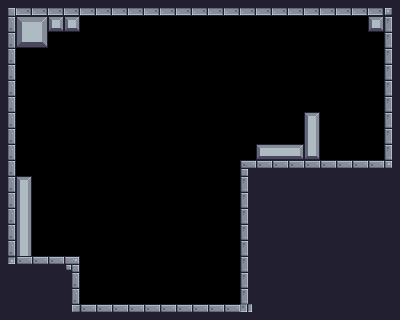

A 2D game scene composited from a Tiled map and its tileset images. What follows is a short description and the map's XML, with every tile layer's data as written:
An orthogonal 25x20 tile map with 16x16 px tiles, 1 tile layer (Tile Layer 1) and 13 objects.

<map version="1.10" tiledversion="1.11.2" orientation="orthogonal" renderorder="right-down" width="25" height="20" tilewidth="16" tileheight="16" infinite="0" nextlayerid="8" nextobjectid="30">
 <editorsettings>
  <export target="level2.lua" format="lua" />
 </editorsettings>
 <properties>
  <property name="background_color" value="Blue" />
 </properties>
 <tileset firstgid="1" name="tile1" tilewidth="16" tileheight="16" tilecount="242" columns="22">
  <image source="../assets/Terrain/Terrain (16x16).png" width="352" height="176" />
 </tileset>
 <layer id="1" name="Tile Layer 1" width="25" height="20">
  <data encoding="csv">
4,3221225474,3221225474,3221225474,3221225474,3221225474,3221225474,3221225474,3221225474,3221225474,3221225474,3221225474,3221225474,3221225474,3221225474,3221225474,3221225474,3221225474,3221225474,3221225474,3221225474,3221225474,3221225474,3221225474,1610612763,
25,124,125,123,123,0,0,0,0,0,0,0,0,0,0,0,0,0,0,0,0,0,0,123,23,
25,146,147,0,0,0,0,0,0,0,0,0,0,0,0,0,0,0,0,0,0,0,0,0,23,
25,0,0,0,0,0,0,0,0,0,0,0,0,0,0,0,0,0,0,0,0,0,0,0,23,
25,0,0,0,0,0,0,0,0,0,0,0,0,0,0,0,0,0,0,0,0,0,0,0,23,
25,0,0,0,0,0,0,0,0,0,0,0,0,0,0,0,0,0,0,0,0,0,0,0,23,
25,0,0,0,0,0,0,0,0,0,0,0,0,0,0,0,0,0,0,0,0,0,0,0,23,
25,0,0,0,0,0,0,0,0,0,0,0,0,0,0,0,0,0,0,104,0,0,0,0,23,
25,0,0,0,0,0,0,0,0,0,0,0,0,0,0,0,0,0,0,126,0,0,0,0,23,
25,0,0,0,0,0,0,0,0,0,0,0,0,0,0,0,101,102,103,148,0,0,0,0,23,
25,0,0,0,0,0,0,0,0,0,0,0,0,0,0,1,2,2,2,2,2,2,2,2,27,
25,104,0,0,0,0,0,0,0,0,0,0,0,0,0,23,24,24,24,24,24,24,24,24,24,
25,126,0,0,0,0,0,0,0,0,0,0,0,0,0,23,24,24,24,24,24,24,24,24,24,
25,126,0,0,0,0,0,0,0,0,0,0,0,0,0,23,24,24,24,24,24,24,24,24,24,
25,126,0,0,0,0,0,0,0,0,0,0,0,0,0,23,24,24,24,24,24,24,24,24,24,
25,126,0,0,0,0,0,0,0,0,0,0,0,0,0,23,24,24,24,24,24,24,24,24,24,
2684354587,2,2,2,3,0,0,0,0,0,0,0,0,0,0,23,24,24,24,24,24,24,24,24,24,
24,24,24,24,25,0,0,0,0,0,0,0,0,0,0,23,24,24,24,24,24,24,24,24,24,
24,24,24,24,25,0,0,0,0,0,0,0,0,0,0,23,24,24,24,24,24,24,24,24,24,
24,24,24,24,1610612740,2,2,2,2,2,2,2,2,2,2,1073741829,24,24,24,24,24,24,24,24,24
</data>
 </layer>
 <objectgroup id="2" name="Platform" visible="0">
  <object id="2" x="16" y="256" width="64" height="48" />
  <object id="7" x="16" y="176" width="16" height="80" />
  <object id="8" x="80" y="304" width="160" height="16" />
  <object id="9" x="240" y="160" width="160" height="144" />
  <object id="12" x="256" y="144" width="48" height="16" />
  <object id="13" x="304" y="112" width="16" height="48" />
 </objectgroup>
 <objectgroup id="3" name="Destination" visible="0">
  <object id="16" x="352" y="160" width="32" />
 </objectgroup>
 <objectgroup id="4" name="Border" visible="0">
  <object id="21" x="0" y="0" width="16" height="320" />
  <object id="24" x="16" y="0" width="384" height="16" />
  <object id="25" x="384" y="16" width="16" height="144" />
 </objectgroup>
 <objectgroup id="5" name="Player" visible="0">
  <object id="26" x="74.3333" y="146.667">
   <point />
  </object>
 </objectgroup>
 <objectgroup id="6" name="Obstacle" visible="0" />
 <objectgroup id="7" name="Entities" visible="0">
  <object id="28" x="134.5" y="223.5">
   <point />
  </object>
  <object id="29" x="201.5" y="181.5">
   <point />
  </object>
 </objectgroup>
</map>
